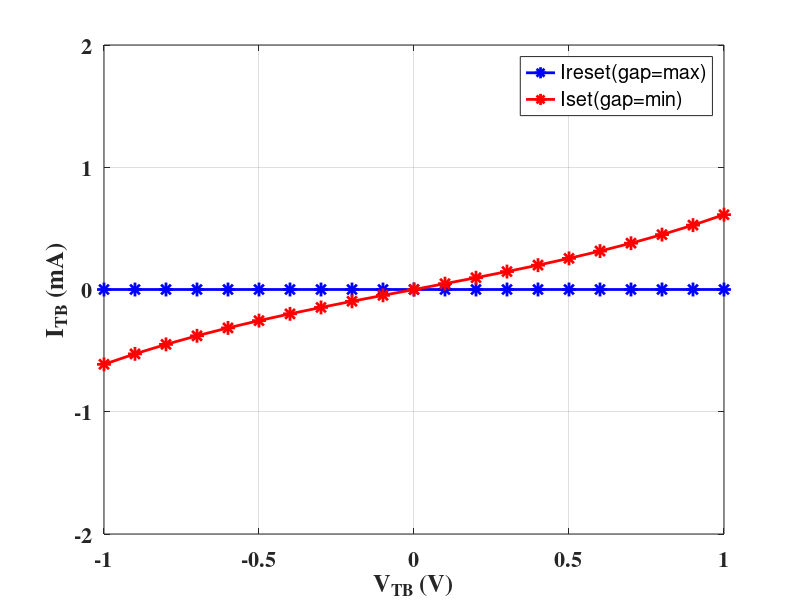
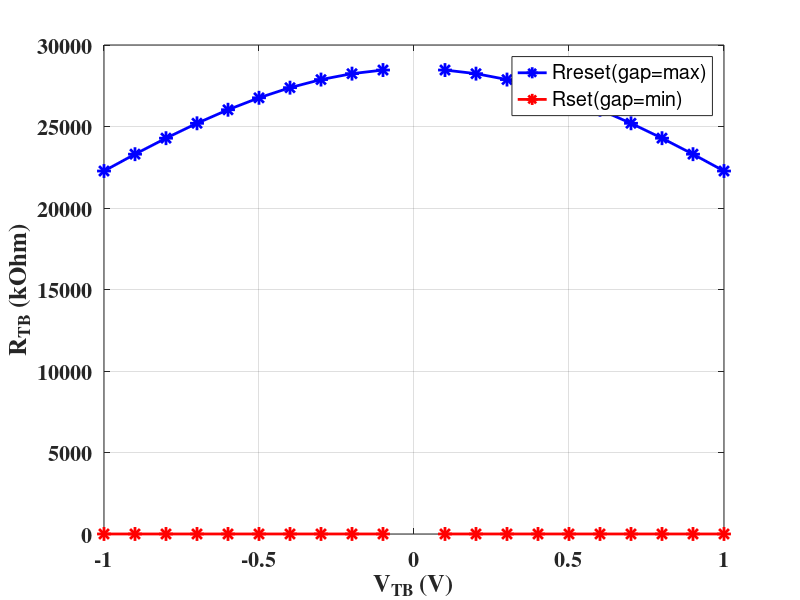
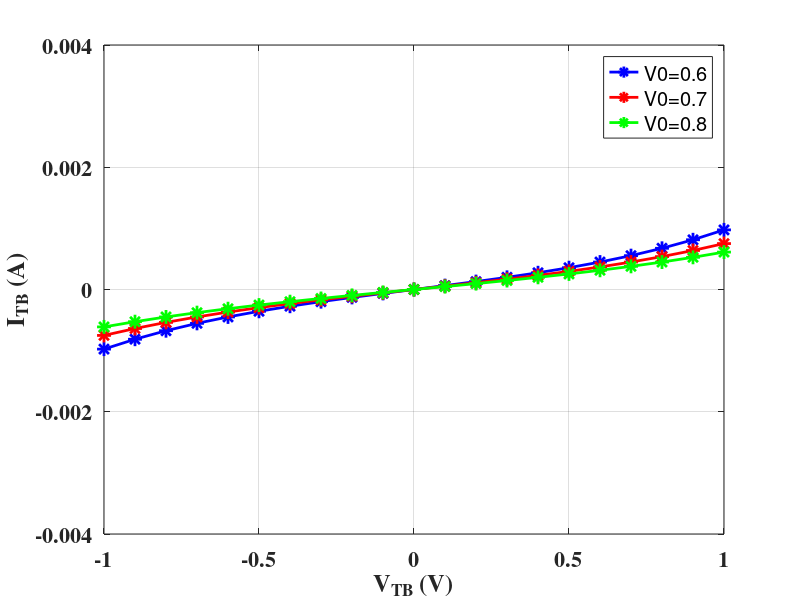
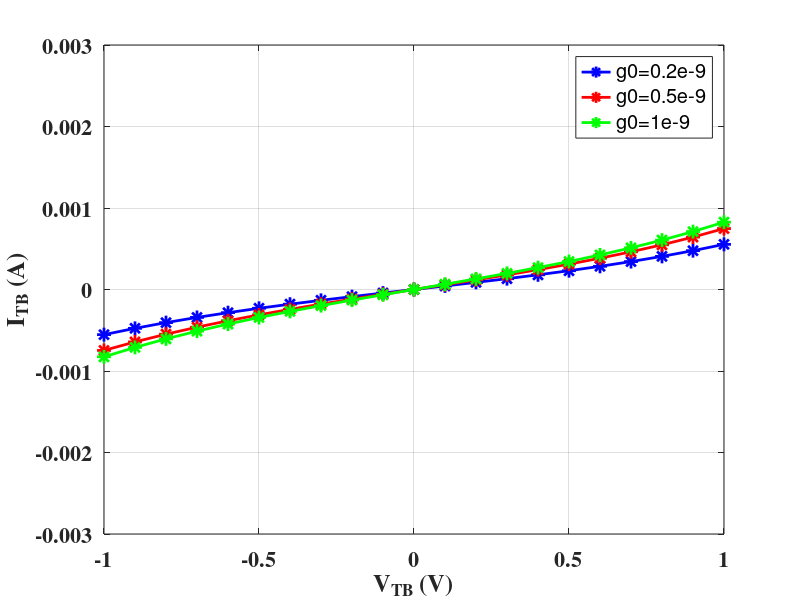

Write MATLAB code to recreate these figures, in order.
clear all
close all
%% Constants and physical parameters
kb = 1.38e-23;
q = 1.6e-19;
% threshold temperature for signficant random variations
T_crit = 450;
% Variation fitting parameters
T_smth = 500;
Ea = 0.1;
% Atom spacing
a0 = 0.25e-9/10;
% Initial room temperature in devices
T_ini = 273+25;
% minimum field requirement to enhance gap formation, F_min
F_min = 1.4e9;
% Thermal resistance
Rth = 2.1e3;
% oxide thickness
%tox = 12e-9;
tox = 10e-9;
% random seed
rand_seed_ini = 0;
% time step 
time_step = 1e-9;

%% Default Device parameters
%gap_max = 1.7e-9; % Fitting parameter for Ireset
%gap_min = 0.2e-9; % Fitting parameter for Iset
%g0 = 0.25e-9; % Fitting parameter for slope rate of Iset/Ireset
%V0 = 0.25; % Fitting parameter for slope rate of Iset/Ireset
%I0 = 1000e-6; % Fitting paramete for current
% gamma0 = 28; %controls the Vset and Vreset (speed of increase/decrease gap)

%% Fit Device parameters:
% Vset = Vreset = 1.2V
% Iset,max = 500uA
% RLRS = 2.4kOhm, RHRS = 20MOhm
%gap_max = 2.48e-9;
%gap_min = 0.2e-9;
%g0 = 0.25e-9;
%V0 = 0.8;
%beta = 0.8;
%I0 = 570e-6;
%gamma0 = 28;
%Vel0 = 10;

%% Fit Device parameters:
% Vset = Vreset = 0.9V
% Iset,max = 500uA
% RLRS = 1.8kOhm, RHRS = 20MOhm
gap_max = 2.48e-9;
gap_min = 0.10e-9;
g0 = 0.25e-9;
V0 = 0.8;
I0 = 570e-6;
beta = 1e-2;
gamma0 = 28;
Vel0 = 0.4;

%% I-V equation
%Vtb = -1.3:0.1:1.3;
Vtb = -1.8:0.1:1.8;
gap = gap_min:0.1e-9:gap_max;
iv_legend = [{'Ireset(gap=max)'}, {'Iset(gap=min)'}];
Itb_reset = I0 * exp(-gap_max/g0) * sinh(Vtb/V0);
Itb_set = I0 * exp(-gap_min/g0) * sinh(Vtb/V0);

res_legend = [{'Rreset(gap=max)'}, {'Rset(gap=min)'}];
Rtb_reset = Vtb./Itb_reset;
Rtb_set = Vtb./Itb_set;
disp('Rtb_set(kOhm):');
disp(Rtb_set/1e3);
disp('Rtb_reset(MOhm):');
disp(Rtb_reset/1e6);

%% I-V Data for Sweep V0
V0_sweep = [0.6,0.7,0.8]; % [0,10]
V0_sweep_legend = [{'V0=0.6'}, {'V0=0.7'}, {'V0=0.8'}];
Itb_set_V0_1 = I0 * exp(-gap_min/g0) * sinh(Vtb/V0_sweep(1));
Itb_set_V0_2 = I0 * exp(-gap_min/g0) * sinh(Vtb/V0_sweep(2));
Itb_set_V0_3 = I0 * exp(-gap_min/g0) * sinh(Vtb/V0_sweep(3));

%% I-V Data for Sweep g0
g0_sweep = [0.2e-9,0.5e-9,1e-9]; % (0,2e-9);
g0_sweep_legend = [{'g0=0.2e-9'}, {'g0=0.5e-9'}, {'g0=1e-9'}];
Itb_set_g0_1 = I0 * exp(-gap_min/g0_sweep(1)) * sinh(Vtb/V0);
Itb_set_g0_2 = I0 * exp(-gap_min/g0_sweep(2)) * sinh(Vtb/V0);
Itb_set_g0_3 = I0 * exp(-gap_min/g0_sweep(3)) * sinh(Vtb/V0);

%% Fig.1: plot the I-V characteristic Set&Reset
fig_handle1 = figure;
plot(Vtb, Itb_reset/1e-3, 'b-*', 'LineWidth', 2, 'MarkerSize', 10);
hold on
plot(Vtb, Itb_set/1e-3, 'r-*', 'LineWidth', 2, 'MarkerSize', 10);
hold on
xlabel('V_{TB} (V)', 'FontSize', 18, 'FontWeight', 'bold', 'FontName', 'Times');
set(gca,'xlim',[-1.0 1.0],'Fontsize',16, 'FontWeight','bold', 'FontName', 'Times');
ylabel('I_{TB} (mA)', 'FontSize', 18, 'FontWeight', 'bold', 'FontName', 'Times');
set(gca, 'Fontsize', 16, 'FontWeight', 'bold', 'FontName', 'Times');
hleg = legend(iv_legend);
grid on

%% Fig.2: plot the R-V characteristic Set&Reset
fig_handle2 = figure;
plot(Vtb, Rtb_reset/1e3, 'b-*', 'LineWidth', 2, 'MarkerSize', 10);
hold on
plot(Vtb, Rtb_set/1e3, 'r-*', 'LineWidth', 2, 'MarkerSize', 10);
hold on
xlabel('V_{TB} (V)', 'FontSize', 18, 'FontWeight', 'bold', 'FontName', 'Times');
set(gca,'xlim',[-1.0 1.0],'Fontsize',16, 'FontWeight','bold', 'FontName', 'Times');
ylabel('R_{TB} (kOhm)', 'FontSize', 18, 'FontWeight', 'bold', 'FontName', 'Times');
set(gca, 'Fontsize', 16, 'FontWeight', 'bold', 'FontName', 'Times');
hleg = legend(res_legend);
grid on

%% Fig.3: Sweep V0 for I-V characeristic 
fig_handle3 = figure;
plot(Vtb, Itb_set_V0_1, 'b-*', 'LineWidth', 2, 'MarkerSize', 10);
hold on
plot(Vtb, Itb_set_V0_2, 'r-*', 'LineWidth', 2, 'MarkerSize', 10);
hold on
plot(Vtb, Itb_set_V0_3, 'g-*', 'LineWidth', 2, 'MarkerSize', 10);
hold on
xlabel('V_{TB} (V)', 'FontSize', 18, 'FontWeight', 'bold', 'FontName', 'Times');
set(gca,'xlim',[-1.0 1.0],'Fontsize',16, 'FontWeight','bold', 'FontName', 'Times');
ylabel('I_{TB} (A)', 'FontSize', 18, 'FontWeight', 'bold', 'FontName', 'Times');
set(gca, 'Fontsize', 16, 'FontWeight', 'bold', 'FontName', 'Times');
hleg = legend(V0_sweep_legend);
grid on

%% Fig.4: Sweep g0 for I-V characeristic 
fig_handle4 = figure;
plot(Vtb, Itb_set_g0_1, 'b-*', 'LineWidth', 2, 'MarkerSize', 10);
hold on
plot(Vtb, Itb_set_g0_2, 'r-*', 'LineWidth', 2, 'MarkerSize', 10);
hold on
plot(Vtb, Itb_set_g0_3, 'g-*', 'LineWidth', 2, 'MarkerSize', 10);
hold on
xlabel('V_{TB} (V)', 'FontSize', 18, 'FontWeight', 'bold', 'FontName', 'Times');
set(gca,'xlim',[-1.0 1.0],'Fontsize',16, 'FontWeight','bold', 'FontName', 'Times');
ylabel('I_{TB} (A)', 'FontSize', 18, 'FontWeight', 'bold', 'FontName', 'Times');
set(gca, 'Fontsize', 16, 'FontWeight', 'bold', 'FontName', 'Times');
hleg = legend(g0_sweep_legend);
grid on

%% Fig. 5: plot Field - Vtb
gamma0_sweep = [gamma0,20,18]; % (0,20);
gamma0_sweep_legend = [{'gamma0=24'}, {'gamma0=20'}, {'gamma0=18'}];

gamma = gamma0 - beta * (gap_max/1e-9)^3;
F = (gamma*abs(Vtb)/tox);

F_gamma0_1 = ((gamma0_sweep(1) - beta*(gap_max/1e-9)^3)*abs(Vtb)/tox);
F_gamma0_2 = ((gamma0_sweep(2) - beta*(gap_max/1e-9)^3)*abs(Vtb)/tox);
F_gamma0_3 = ((gamma0_sweep(3) - beta*(gap_max/1e-9)^3)*abs(Vtb)/tox);

fig_handle5 = figure;
plot(Vtb, F_gamma0_1/1e9, 'b-*', 'LineWidth', 2, 'MarkerSize', 10);
hold on
plot(Vtb, F_gamma0_2/1e9, 'r-*', 'LineWidth', 2, 'MarkerSize', 10);
hold on
plot(Vtb, F_gamma0_3/1e9, 'g-*', 'LineWidth', 2, 'MarkerSize', 10);
hold on
plot(Vtb, F_min/1e9, 'r-*', 'LineWidth', 2, 'MarkerSize', 10);
hold on
xlabel('V_{TB} (V)', 'FontSize', 18, 'FontWeight', 'bold', 'FontName', 'Times');
ylabel('Field strength(1e9), reach F_min will invoke set process', 'FontSize', 18, 'FontWeight', 'bold', 'FontName', 'Times');
set(gca,'xlim',[-1.0 1.0],'Fontsize',16, 'FontWeight','bold', 'FontName', 'Times');
set(gca, 'Fontsize', 16, 'FontWeight', 'bold', 'FontName', 'Times');
hleg = legend(gamma0_sweep_legend);
grid on

%% Fig. 6: plot gap_ddt - Vtb
Vel0_sweep = [Vel0, 0.6, 0.8]; % (0,20);
Vel0_sweep_legend = [{'Vel0=0.4'}, {'Vel0=0.6'}, {'Vel0=0.8'}];

T_cur = T_ini;
gap_ddt = zeros(1,length(Vtb));
gap_dt = zeros(1,length(Vtb));
for i = 1:1:length(Vtb)
  gap_ddt(i) = -Vel0*exp(-q*Ea/kb/T_cur)*sinh(gamma*a0/tox*q*Vtb(i)/kb/T_cur);
  gap_dt(i) = gap_ddt(i)*time_step; 
  gap_dt_Vel0_1(i) = gap_ddt(i)/(Vel0)*Vel0_sweep(1)*time_step; 
  gap_dt_Vel0_2(i) = gap_ddt(i)/(Vel0)*Vel0_sweep(2)*time_step; 
  gap_dt_Vel0_3(i) = gap_ddt(i)/(Vel0)*Vel0_sweep(3)*time_step; 
end

fig_handle6 = figure;
plot(Vtb, gap_dt_Vel0_1/gap_max, 'b-*', 'LineWidth', 2, 'MarkerSize', 10);
hold on
plot(Vtb, gap_dt_Vel0_2/gap_max, 'r-*', 'LineWidth', 2, 'MarkerSize', 10);
hold on
plot(Vtb, gap_dt_Vel0_3/gap_max, 'g-*', 'LineWidth', 2, 'MarkerSize', 10);
hold on
xlabel('V_{TB} (V)', 'FontSize', 18, 'FontWeight', 'bold', 'FontName', 'Times');
ylabel('gap change per time step (#. of gap_max)', 'FontSize', 18, 'FontWeight', 'bold', 'FontName', 'Times');
set(gca, 'Fontsize', 16, 'FontWeight', 'bold', 'FontName', 'Times');
hleg = legend(Vel0_sweep_legend);
grid on

%% Fig. 7: plot gamma - beta
beta_sweep = [beta, 0.02, 0.05]; % (0,20);
beta_sweep_legend = [{'beta=0.01'}, {'beta=0.02'}, {'beta=0.05'}];

gap = gap_min: 0.1*(gap_max-gap_min): gap_max;
for i=1:1:length(gap)
gamma_beta_1(i) = gamma0 - beta_sweep(1)*((gap(i)/(1e-9))^3);
gamma_beta_2(i) = gamma0 - beta_sweep(2)*((gap(i)/(1e-9))^3);
gamma_beta_3(i) = gamma0 - beta_sweep(3)*((gap(i)/(1e-9))^3);
end
fig_handle7 = figure;
plot(gap, gamma_beta_1, 'b-*', 'LineWidth', 2, 'MarkerSize', 10);
hold on
plot(gap, gamma_beta_2, 'r-*', 'LineWidth', 2, 'MarkerSize', 10);
hold on
plot(gap, gamma_beta_3, 'g-*', 'LineWidth', 2, 'MarkerSize', 10);
hold on
xlabel('gap', 'FontSize', 18, 'FontWeight', 'bold', 'FontName', 'Times');
ylabel('gamma', 'FontSize', 18, 'FontWeight', 'bold', 'FontName', 'Times');
set(gca, 'Fontsize', 16, 'FontWeight', 'bold', 'FontName', 'Times');
hleg = legend(beta_sweep_legend);
grid on

%% Fig. 8: plot gap_ddt - Vtb
Ea_sweep = [Ea, 0.12, 0.15]; % (0,1);
Ea_sweep_legend = [{'Ea=0.1'}, {'Ea=0.12'}, {'Ea=0.15'}];

T_cur = T_ini;
gap_ddt = zeros(1,length(Vtb));
gap_dt = zeros(1,length(Vtb));
for i = 1:1:length(Vtb)
  gap_ddt_Ea_1(i) = -Vel0*exp(-q*Ea_sweep(1)/kb/T_cur)*sinh(gamma*a0/tox*q*Vtb(i)/kb/T_cur);
  gap_dt_Ea_1(i) = gap_ddt_Ea_1(i)*time_step; 
  gap_ddt_Ea_2(i) = -Vel0*exp(-q*Ea_sweep(2)/kb/T_cur)*sinh(gamma*a0/tox*q*Vtb(i)/kb/T_cur);
  gap_dt_Ea_2(i) = gap_ddt_Ea_2(i)*time_step; 
  gap_ddt_Ea_3(i) = -Vel0*exp(-q*Ea_sweep(3)/kb/T_cur)*sinh(gamma*a0/tox*q*Vtb(i)/kb/T_cur);
  gap_dt_Ea_3(i) = gap_ddt_Ea_3(i)*time_step; 
end

fig_handle8 = figure;
plot(Vtb, gap_dt_Ea_1/gap_max, 'b-*', 'LineWidth', 2, 'MarkerSize', 10);
hold on
plot(Vtb, gap_dt_Ea_2/gap_max, 'r-*', 'LineWidth', 2, 'MarkerSize', 10);
hold on
plot(Vtb, gap_dt_Ea_3/gap_max, 'g-*', 'LineWidth', 2, 'MarkerSize', 10);
hold on
xlabel('V_{TB} (V)', 'FontSize', 18, 'FontWeight', 'bold', 'FontName', 'Times');
ylabel('gap change per time step (#. of gap_max)', 'FontSize', 18, 'FontWeight', 'bold', 'FontName', 'Times');
set(gca, 'Fontsize', 16, 'FontWeight', 'bold', 'FontName', 'Times');
hleg = legend(Ea_sweep_legend);
grid on

%% Fig. 9: plot gap_ddt - a0
a0_sweep = [a0, 0.3e-10, 0.35e-10]; % (0,1);
a0_sweep_legend = [{'a0=0.25e-10'}, {'a0=0.3e-10'}, {'a0=0.35e-10'}];

T_cur = T_ini;
gap_ddt = zeros(1,length(Vtb));
gap_dt = zeros(1,length(Vtb));
for i = 1:1:length(Vtb)
  gap_ddt_a0_1(i) = -Vel0*exp(-q*Ea/kb/T_cur)*sinh(gamma*a0_sweep(1)/tox*q*Vtb(i)/kb/T_cur);
  gap_dt_a0_1(i) = gap_ddt_a0_1(i)*time_step; 
  gap_ddt_a0_2(i) = -Vel0*exp(-q*Ea/kb/T_cur)*sinh(gamma*a0_sweep(2)/tox*q*Vtb(i)/kb/T_cur);
  gap_dt_a0_2(i) = gap_ddt_a0_2(i)*time_step; 
  gap_ddt_a0_3(i) = -Vel0*exp(-q*Ea/kb/T_cur)*sinh(gamma*a0_sweep(3)/tox*q*Vtb(i)/kb/T_cur);
  gap_dt_a0_3(i) = gap_ddt_a0_3(i)*time_step; 
end

fig_handle8 = figure;
plot(Vtb, gap_dt_a0_1/gap_max, 'b-*', 'LineWidth', 2, 'MarkerSize', 10);
hold on
plot(Vtb, gap_dt_a0_2/gap_max, 'r-*', 'LineWidth', 2, 'MarkerSize', 10);
hold on
plot(Vtb, gap_dt_a0_3/gap_max, 'g-*', 'LineWidth', 2, 'MarkerSize', 10);
hold on
xlabel('V_{TB} (V)', 'FontSize', 18, 'FontWeight', 'bold', 'FontName', 'Times');
ylabel('gap change per time step (#. of gap_max)', 'FontSize', 18, 'FontWeight', 'bold', 'FontName', 'Times');
set(gca, 'Fontsize', 16, 'FontWeight', 'bold', 'FontName', 'Times');
hleg = legend(a0_sweep_legend);
grid on
